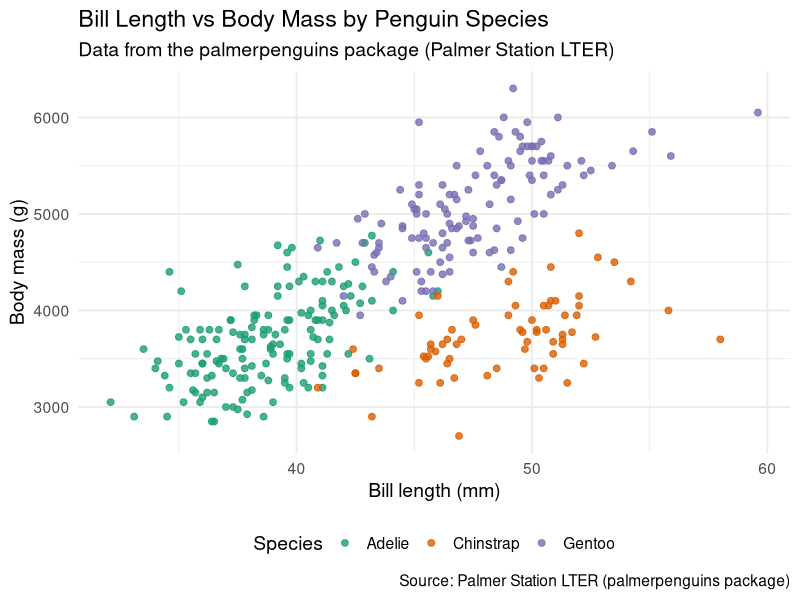

The R script that drew this image:
## ---- chunk 1
#| include: false
library(dplyr)
library(ggplot2)
library(palmerpenguins)
## ---- chunk 2
glimpse(penguins)
## ---- chunk 3
penguins_clean <- penguins %>%
  filter(
    !is.na(bill_length_mm),
    !is.na(body_mass_g),
    !is.na(species)
  )

ggplot(
  penguins_clean,
  aes(x = bill_length_mm, y = body_mass_g, color = species)
) +
  geom_point(alpha = 0.8, size = 2) +
  scale_color_brewer(palette = "Dark2") +
  labs(
    title = "Bill Length vs Body Mass by Penguin Species",
    subtitle = "Data from the palmerpenguins package (Palmer Station LTER)",
    x = "Bill length (mm)",
    y = "Body mass (g)",
    color = "Species",
    caption = "Source: Palmer Station LTER (palmerpenguins package)"
  ) +
  theme_minimal(base_size = 14) +
  theme(legend.position = "bottom")
